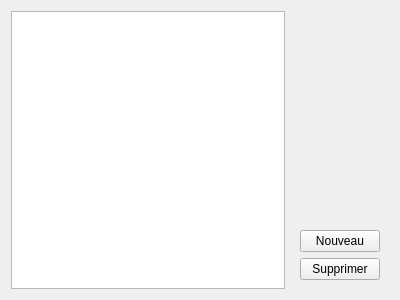
<?xml version="1.0" encoding="UTF-8"?>
<ui version="4.0">
 <class>table</class>
 <widget class="QWidget" name="table">
  <property name="geometry">
   <rect>
    <x>0</x>
    <y>0</y>
    <width>400</width>
    <height>300</height>
   </rect>
  </property>
  <property name="windowTitle">
   <string>Form</string>
  </property>
  <layout class="QHBoxLayout" name="horizontalLayout">
   <item>
    <widget class="QTableView" name="tv">
     <property name="editTriggers">
      <set>QAbstractItemView::AnyKeyPressed|QAbstractItemView::DoubleClicked|QAbstractItemView::EditKeyPressed|QAbstractItemView::SelectedClicked</set>
     </property>
     <property name="alternatingRowColors">
      <bool>true</bool>
     </property>
     <property name="selectionMode">
      <enum>QAbstractItemView::SingleSelection</enum>
     </property>
     <property name="selectionBehavior">
      <enum>QAbstractItemView::SelectRows</enum>
     </property>
     <attribute name="horizontalHeaderStretchLastSection">
      <bool>true</bool>
     </attribute>
    </widget>
   </item>
   <item>
    <widget class="QWidget" name="widget" native="true">
     <layout class="QVBoxLayout" name="verticalLayout">
      <item>
       <spacer name="verticalSpacer">
        <property name="orientation">
         <enum>Qt::Vertical</enum>
        </property>
        <property name="sizeHint" stdset="0">
         <size>
          <width>20</width>
          <height>40</height>
         </size>
        </property>
       </spacer>
      </item>
      <item>
       <widget class="QPushButton" name="pbNouveau">
        <property name="text">
         <string>Nouveau</string>
        </property>
       </widget>
      </item>
      <item>
       <widget class="QPushButton" name="pbSupprimer">
        <property name="text">
         <string>Supprimer</string>
        </property>
       </widget>
      </item>
     </layout>
    </widget>
   </item>
  </layout>
 </widget>
 <resources/>
 <connections/>
</ui>
